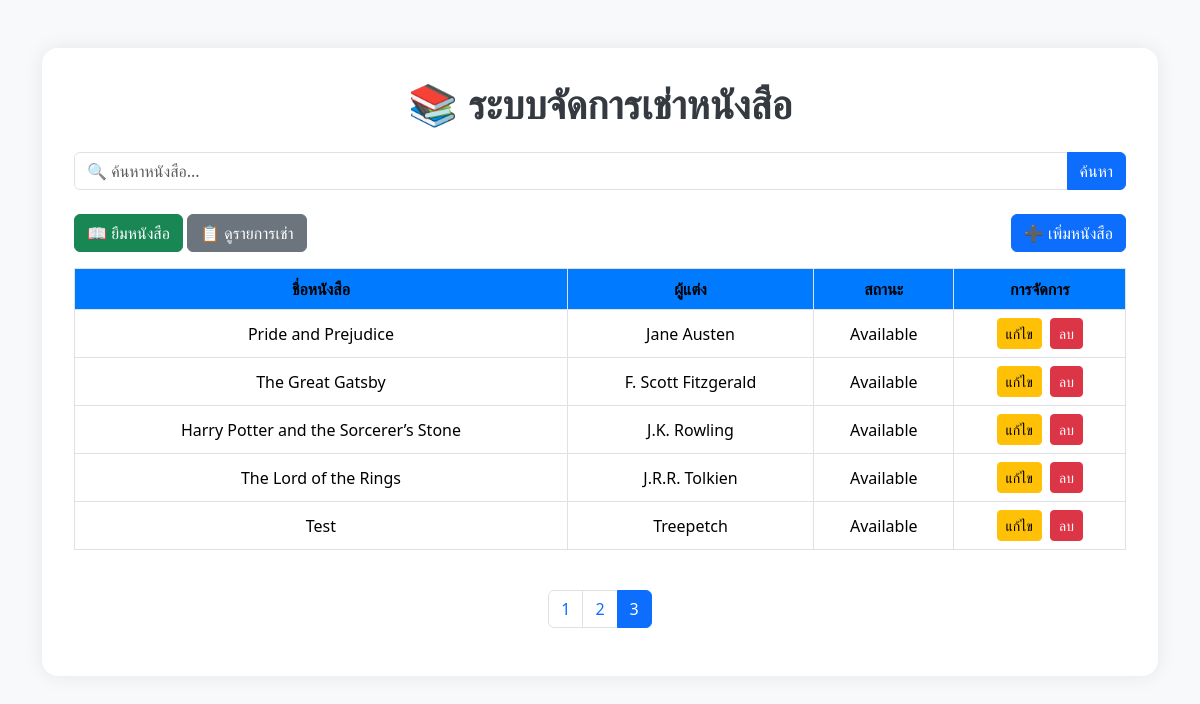
/?page=3, run on the app's committed database.
### rental/models.py (models this page shows, shortened)
class Book(models.Model):
    STATUS_CHOICES = [
        ('available', 'Available'),
        ('rented', 'Rented'),
        ('damaged', 'Damaged'),
        ('lost', 'Lost'),
    ]
    title = models.CharField(max_length=255)
    author = models.CharField(max_length=255)
    category = models.CharField(max_length=100)
    status = models.CharField(max_length=20, choices=STATUS_CHOICES, default='available')

### rental/views.py (the view)
# urls.py: path('', views.book_list, name='book_list'),
def book_list(request):
    form = SearchForm(request.GET)
    books = Book.objects.all()
    if form.is_valid():
        query = form.cleaned_data.get('query')
        if query:
            books = books.filter(title__icontains=query)
    paginator = Paginator(books, 10)
    page = request.GET.get('page')
    books_page = paginator.get_page(page)
    context = {
        'books': books_page,
        'form': form
    }
    return render(request, 'rental/book_list.html', context)

### rental/forms.py
class SearchForm(forms.Form):
    query = forms.CharField(label='ค้นหาหนังสือ', max_length=100, required=False)

### rental/templates/rental/book_list.html (shortened to what this page needs)
<!DOCTYPE html>
<html lang="th">
<head>
  <link href="https://cdn.jsdelivr.net/npm/bootstrap@5.3.3/dist/css/bootstrap.min.css" rel="stylesheet">
</head>
<body>
  <div class="container mt-5">
    <div class="main-container">
      <div class="text-center mb-4">
        <h1>📚 ระบบจัดการเช่าหนังสือ</h1>
      </div>
      <form method="get" class="mb-4">
        <div class="input-group">
          <input type="text" name="query" class="form-control" placeholder="🔍 ค้นหาหนังสือ..." value="{{ request.GET.query }}">
          <button class="btn btn-primary" type="submit">ค้นหา</button>
        </div>
      </form>
      <div class="mb-3 d-flex flex-wrap gap-2">
        <div>
          <a href="{% url 'rent_book' %}" class="btn btn-success">📖 ยืมหนังสือ</a>
          <a href="{% url 'rental_list' %}" class="btn btn-secondary">📋 ดูรายการเช่า</a>
        </div>
        <div class="ms-auto">
          <a href="{% url 'add_book' %}" class="btn btn-primary">➕ เพิ่มหนังสือ</a>
        </div>
      </div>
      <div class="table-responsive">
        <table class="table table-bordered text-center align-middle">
          <thead>
            <tr>
              <th>ชื่อหนังสือ</th>
              <th>ผู้แต่ง</th>
              <th>สถานะ</th>
              <th>การจัดการ</th>
            </tr>
          </thead>
          <tbody>
            {% for book in books %}
              <tr>
                <td>{{ book.title }}</td>
                <td>{{ book.author }}</td>
                <td>{{ book.get_status_display }}</td>
                <td>
                  <a href="{% url 'edit_book' book.id %}" class="btn btn-sm btn-warning me-1">แก้ไข</a>
                  <a href="{% url 'delete_book' book.id %}" class="btn btn-sm btn-danger" onclick="return confirm('คุณแน่ใจหรือไม่ว่าต้องการลบหนังสือนี้?');">ลบ</a>
                </td>
              </tr>
            {% empty %}
              <tr>
                <td colspan="4" class="text-muted">ไม่พบหนังสือที่ตรงกับคำค้นหาของคุณ</td>
              </tr>
            {% endfor %}
          </tbody>
        </table>
      </div>
      <nav aria-label="Page navigation">
        <ul class="pagination justify-content-center mt-4">
          {% for num in books.paginator.page_range %}
            <li class="page-item {% if books.number == num %}active{% endif %}">
              <a class="page-link" href="?page={{ num }}{% if request.GET.query %}&query={{ request.GET.query }}{% endif %}">{{ num }}</a>
            </li>
          {% endfor %}
        </ul>
      </nav>
    </div>
  </div>
</body>
</html>

### rental/templates/rental/book_list.html (style rules this page uses)
body { background-color: #f8f9fa; font-family: 'Segoe UI', Tahoma, Geneva, Verdana, sans-serif; }
.main-container { background: white; border-radius: 1rem; padding: 2rem; box-shadow: 0 0 20px rgba(0, 0, 0, 0.08); }
h1 { font-weight: bold; color: #343a40; }
table th { background-color: #007bff !important; color: white; }
.table td { vertical-align: middle; }

### data on the page
Book: title "Pride and Prejudice", author "Jane Austen", status "Available"
Book: title "The Great Gatsby", author "F. Scott Fitzgerald", status "Available"
Book: title "Harry Potter and the Sorcerer’s Stone", author "J.K. Rowling", status "Available"
Book: title "The Lord of the Rings", author "J.R.R. Tolkien", status "Available"
Book: title "Test", author "Treepetch", status "Available"

### other printed values
{{ num }} "1" "2" "3"
